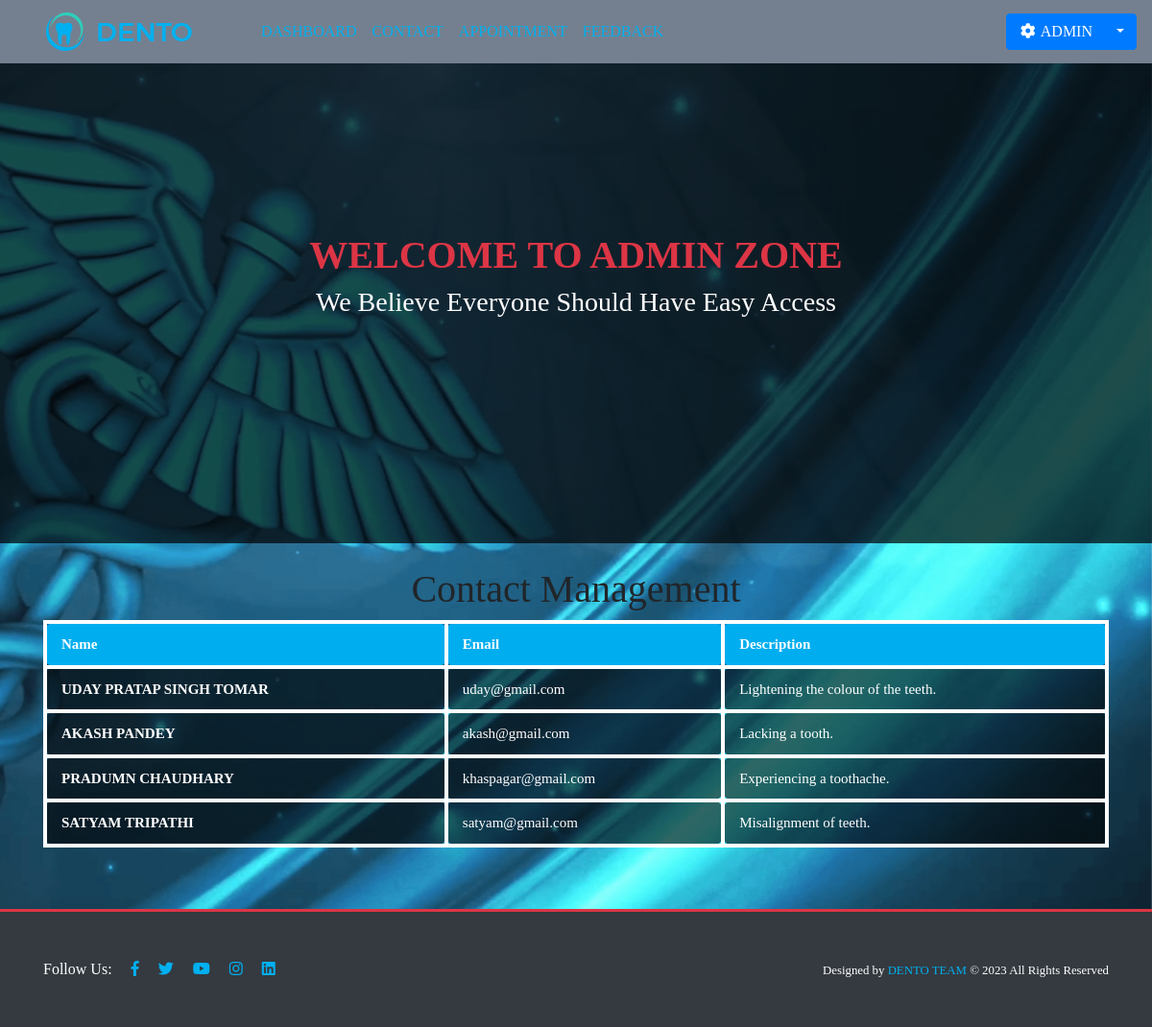
Screenshot of /admin/contactmgmt.php (signed in) with the database file from the repository.
### tables this page shows
CREATE TABLE `tbl_contact` (
  `cid` int(10) NOT NULL,
  `cname` varchar(100) NOT NULL,
  `cemail` varchar(100) NOT NULL,
  `cmessage` varchar(200) NOT NULL,
  `cdate` datetime NOT NULL
);

### admin/contactmgmt.php (the view, shortened to what this page needs)
<!DOCTYPE html>
<html lang="en">
<head>
  <link rel="stylesheet" href="https://stackpath.bootstrapcdn.com/bootstrap/4.3.1/css/bootstrap.min.css">
  <link rel="stylesheet" href="https://use.fontawesome.com/releases/v5.2.0/css/all.css">
  <link href="../style/style.css" rel="stylesheet">
</head>
<body>
  <?php include('dasheader.php'); ?>
  <div class="container mt-4">
    <div class="row">
      <div class="col-12">
        <div class="contact table-responsive">
          <h1 class="text-center ">Contact Management</h1>
          <table class="table">
            <thead>
              <tr>
                <th scope="col">Name</th>
                <th scope="col">Email</th>
                <th scope="col">Description</th>
              </tr>
            </thead>
            <?php
            include('../connection.php');
            $sql = "select * from tbl_contact";
            $res = mysqli_query($con, $sql);
            while ($row = mysqli_fetch_array($res)) {
            ?>
              <tbody>
                <tr>
                  <th scope="row"><?php echo $row['cname']; ?></th>
                  <td><?php echo $row['cemail']; ?></td>
                  <td><?php echo $row['cmessage']; ?></td>
                </tr>
              <?php }
              ?>
              </tbody>
          </table>
        </div>
      </div>
    </div>
  </div>
  <?php include('dasfooter.php'); ?>
</body>
</html>

### style/style.css (style rules this page uses)
* { font-family:cursive; }

### admin/contactmgmt.php (style rules this page uses)
.contact table thead tr>td, .contact table thead tr>th { background-color: #00aeef; color: #ffffff; }
.contact table tr>td, .contact table tr>th { padding: 15px 30px; border-radius: 10px; border: 4px solid #ffffff; background: rgba(0, 0, 0, .6); color: white; ; }
.contact table tr>td, .contact table tr>th { padding: 10px 15px; font-size: 15px; }

### rows the page displays
tbl_contact: cname "UDAY PRATAP SINGH TOMAR", cemail "uday@gmail.com", cmessage "Lightening the colour of the teeth."
tbl_contact: cname "AKASH PANDEY", cemail "akash@gmail.com", cmessage "Lacking a tooth."
tbl_contact: cname "PRADUMN CHAUDHARY", cemail "khaspagar@gmail.com", cmessage "Experiencing a toothache."
tbl_contact: cname "SATYAM TRIPATHI", cemail "satyam@gmail.com", cmessage "Misalignment of teeth."
